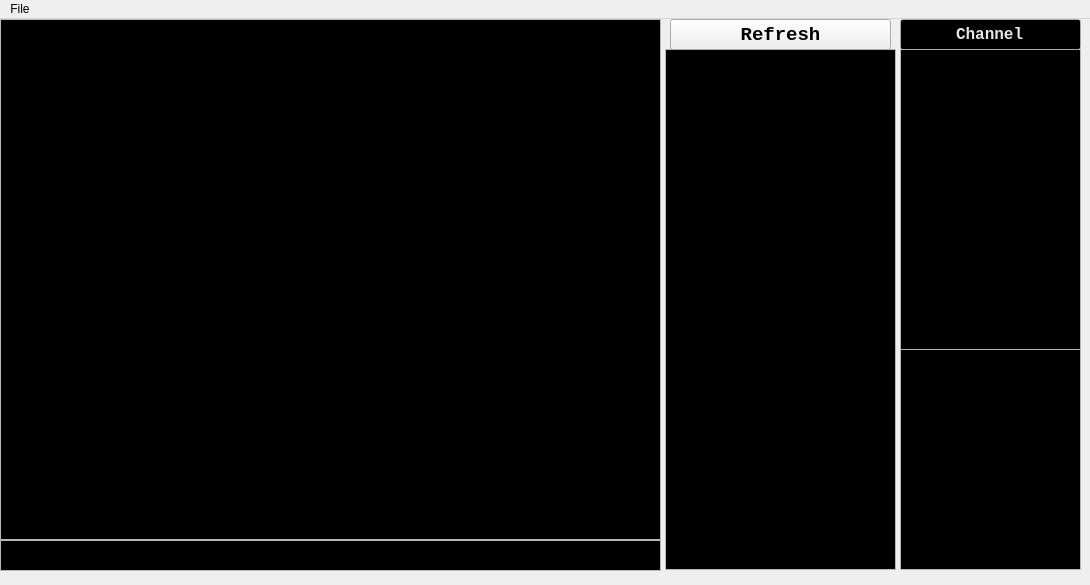
<?xml version="1.0" encoding="UTF-8"?>
<ui version="4.0">
 <class>MainGUI</class>
 <widget class="QMainWindow" name="MainGUI">
  <property name="geometry">
   <rect>
    <x>0</x>
    <y>0</y>
    <width>1090</width>
    <height>585</height>
   </rect>
  </property>
  <property name="minimumSize">
   <size>
    <width>500</width>
    <height>200</height>
   </size>
  </property>
  <property name="windowTitle">
   <string>GProxy GhostGraz v2.3.4</string>
  </property>
  <property name="windowIcon">
   <iconset resource="resources.qrc">
    <normaloff>:/images/GProxy.gif</normaloff>:/images/GProxy.gif</iconset>
  </property>
  <widget class="QWidget" name="centralwidget">
   <property name="palette">
    <palette>
     <active>
      <colorrole role="Text">
       <brush brushstyle="SolidPattern">
        <color alpha="255">
         <red>230</red>
         <green>230</green>
         <blue>230</blue>
        </color>
       </brush>
      </colorrole>
      <colorrole role="Base">
       <brush brushstyle="SolidPattern">
        <color alpha="255">
         <red>0</red>
         <green>0</green>
         <blue>0</blue>
        </color>
       </brush>
      </colorrole>
     </active>
     <inactive>
      <colorrole role="Text">
       <brush brushstyle="SolidPattern">
        <color alpha="255">
         <red>230</red>
         <green>230</green>
         <blue>230</blue>
        </color>
       </brush>
      </colorrole>
      <colorrole role="Base">
       <brush brushstyle="SolidPattern">
        <color alpha="255">
         <red>0</red>
         <green>0</green>
         <blue>0</blue>
        </color>
       </brush>
      </colorrole>
     </inactive>
     <disabled>
      <colorrole role="Text">
       <brush brushstyle="SolidPattern">
        <color alpha="255">
         <red>120</red>
         <green>120</green>
         <blue>120</blue>
        </color>
       </brush>
      </colorrole>
      <colorrole role="Base">
       <brush brushstyle="SolidPattern">
        <color alpha="255">
         <red>0</red>
         <green>0</green>
         <blue>0</blue>
        </color>
       </brush>
      </colorrole>
     </disabled>
    </palette>
   </property>
   <property name="font">
    <font>
     <family>Courier New</family>
     <pointsize>14</pointsize>
     <weight>75</weight>
     <bold>true</bold>
    </font>
   </property>
   <widget class="QPlainTextEdit" name="inputTextArea">
    <property name="geometry">
     <rect>
      <x>0</x>
      <y>521</y>
      <width>661</width>
      <height>31</height>
     </rect>
    </property>
    <property name="font">
     <font>
      <family>Courier New</family>
      <pointsize>10</pointsize>
     </font>
    </property>
    <property name="styleSheet">
     <string notr="true"/>
    </property>
    <property name="plainText">
     <string/>
    </property>
   </widget>
   <widget class="ClickableListWidget" name="channelList">
    <property name="geometry">
     <rect>
      <x>900</x>
      <y>30</y>
      <width>181</width>
      <height>301</height>
     </rect>
    </property>
    <property name="contextMenuPolicy">
     <enum>Qt::CustomContextMenu</enum>
    </property>
    <property name="editTriggers">
     <set>QAbstractItemView::NoEditTriggers</set>
    </property>
    <property name="selectionMode">
     <enum>QAbstractItemView::SingleSelection</enum>
    </property>
   </widget>
   <widget class="ClickableListWidget" name="friendList">
    <property name="geometry">
     <rect>
      <x>900</x>
      <y>330</y>
      <width>181</width>
      <height>221</height>
     </rect>
    </property>
    <property name="contextMenuPolicy">
     <enum>Qt::CustomContextMenu</enum>
    </property>
    <property name="editTriggers">
     <set>QAbstractItemView::NoEditTriggers</set>
    </property>
    <property name="selectionMode">
     <enum>QAbstractItemView::NoSelection</enum>
    </property>
   </widget>
   <widget class="ClickableListWidget" name="gameList">
    <property name="geometry">
     <rect>
      <x>665</x>
      <y>30</y>
      <width>231</width>
      <height>521</height>
     </rect>
    </property>
    <property name="font">
     <font>
      <weight>75</weight>
      <bold>true</bold>
     </font>
    </property>
    <property name="contextMenuPolicy">
     <enum>Qt::NoContextMenu</enum>
    </property>
    <property name="horizontalScrollBarPolicy">
     <enum>Qt::ScrollBarAlwaysOff</enum>
    </property>
    <property name="editTriggers">
     <set>QAbstractItemView::NoEditTriggers</set>
    </property>
    <property name="selectionMode">
     <enum>QAbstractItemView::SingleSelection</enum>
    </property>
   </widget>
   <widget class="QLineEdit" name="titleLabel">
    <property name="geometry">
     <rect>
      <x>900</x>
      <y>0</y>
      <width>181</width>
      <height>31</height>
     </rect>
    </property>
    <property name="palette">
     <palette>
      <active>
       <colorrole role="Base">
        <brush brushstyle="SolidPattern">
         <color alpha="255">
          <red>0</red>
          <green>0</green>
          <blue>0</blue>
         </color>
        </brush>
       </colorrole>
      </active>
      <inactive>
       <colorrole role="Base">
        <brush brushstyle="SolidPattern">
         <color alpha="255">
          <red>0</red>
          <green>0</green>
          <blue>0</blue>
         </color>
        </brush>
       </colorrole>
      </inactive>
      <disabled>
       <colorrole role="Base">
        <brush brushstyle="SolidPattern">
         <color alpha="255">
          <red>0</red>
          <green>0</green>
          <blue>0</blue>
         </color>
        </brush>
       </colorrole>
      </disabled>
     </palette>
    </property>
    <property name="font">
     <font>
      <family>Courier New</family>
      <pointsize>12</pointsize>
      <weight>75</weight>
      <bold>true</bold>
     </font>
    </property>
    <property name="cursor">
     <cursorShape>BlankCursor</cursorShape>
    </property>
    <property name="text">
     <string>Channel</string>
    </property>
    <property name="alignment">
     <set>Qt::AlignCenter</set>
    </property>
    <property name="readOnly">
     <bool>true</bool>
    </property>
   </widget>
   <widget class="QPushButton" name="refreshButton">
    <property name="geometry">
     <rect>
      <x>670</x>
      <y>0</y>
      <width>221</width>
      <height>31</height>
     </rect>
    </property>
    <property name="text">
     <string>Refresh</string>
    </property>
   </widget>
   <widget class="MTextEdit" name="outputTextArea">
    <property name="geometry">
     <rect>
      <x>0</x>
      <y>0</y>
      <width>661</width>
      <height>521</height>
     </rect>
    </property>
    <property name="font">
     <font>
      <family>Arial</family>
      <pointsize>9</pointsize>
      <weight>50</weight>
      <bold>false</bold>
     </font>
    </property>
    <property name="autoFillBackground">
     <bool>true</bool>
    </property>
    <property name="undoRedoEnabled">
     <bool>true</bool>
    </property>
    <property name="readOnly">
     <bool>true</bool>
    </property>
    <property name="html">
     <string>&lt;!DOCTYPE HTML PUBLIC &quot;-//W3C//DTD HTML 4.0//EN&quot; &quot;http://www.w3.org/TR/REC-html40/strict.dtd&quot;&gt;
&lt;html&gt;&lt;head&gt;&lt;meta name=&quot;qrichtext&quot; content=&quot;1&quot; /&gt;&lt;style type=&quot;text/css&quot;&gt;
p, li { white-space: pre-wrap; }
&lt;/style&gt;&lt;/head&gt;&lt;body style=&quot; font-family:'Arial'; font-size:9pt; font-weight:400; font-style:normal;&quot;&gt;
&lt;p style=&quot;-qt-paragraph-type:empty; margin-top:0px; margin-bottom:0px; margin-left:0px; margin-right:0px; -qt-block-indent:0; text-indent:0px;&quot;&gt;&lt;br /&gt;&lt;/p&gt;&lt;/body&gt;&lt;/html&gt;</string>
    </property>
    <property name="textInteractionFlags">
     <set>Qt::TextBrowserInteraction</set>
    </property>
   </widget>
  </widget>
  <widget class="QMenuBar" name="menuBar">
   <property name="geometry">
    <rect>
     <x>0</x>
     <y>0</y>
     <width>1090</width>
     <height>21</height>
    </rect>
   </property>
   <widget class="QMenu" name="fileMenu">
    <property name="title">
     <string>File</string>
    </property>
    <addaction name="optionsAction"/>
    <addaction name="separator"/>
    <addaction name="restartAction"/>
    <addaction name="exitAction"/>
   </widget>
   <addaction name="fileMenu"/>
  </widget>
  <action name="optionsAction">
   <property name="icon">
    <iconset resource="resources.qrc">
     <normaloff>:/images/Tool.png</normaloff>:/images/Tool.png</iconset>
   </property>
   <property name="text">
    <string>Options</string>
   </property>
  </action>
  <action name="exitAction">
   <property name="icon">
    <iconset resource="resources.qrc">
     <normaloff>:/images/Cancel.png</normaloff>:/images/Cancel.png</iconset>
   </property>
   <property name="text">
    <string>Exit</string>
   </property>
  </action>
  <action name="restartAction">
   <property name="icon">
    <iconset resource="resources.qrc">
     <normaloff>:/images/Refresh.png</normaloff>:/images/Refresh.png</iconset>
   </property>
   <property name="text">
    <string>Restart</string>
   </property>
  </action>
 </widget>
 <customwidgets>
  <customwidget>
   <class>ClickableListWidget</class>
   <extends>QListWidget</extends>
   <header>widget/ClickableListWidget.h</header>
   <slots>
    <signal>clicked(QMouseEvent*)</signal>
   </slots>
  </customwidget>
  <customwidget>
   <class>MTextEdit</class>
   <extends>QTextEdit</extends>
   <header>widget/MTextEdit.h</header>
  </customwidget>
 </customwidgets>
 <resources>
  <include location="resources.qrc"/>
 </resources>
 <connections>
  <connection>
   <sender>exitAction</sender>
   <signal>triggered()</signal>
   <receiver>MainGUI</receiver>
   <slot>close()</slot>
   <hints>
    <hint type="sourcelabel">
     <x>-1</x>
     <y>-1</y>
    </hint>
    <hint type="destinationlabel">
     <x>542</x>
     <y>277</y>
    </hint>
   </hints>
  </connection>
  <connection>
   <sender>gameList</sender>
   <signal>clicked(QMouseEvent*)</signal>
   <receiver>MainGUI</receiver>
   <slot>onGameListItemClicked(QMouseEvent*)</slot>
   <hints>
    <hint type="sourcelabel">
     <x>780</x>
     <y>311</y>
    </hint>
    <hint type="destinationlabel">
     <x>542</x>
     <y>277</y>
    </hint>
   </hints>
  </connection>
  <connection>
   <sender>titleLabel</sender>
   <signal>textChanged(QString)</signal>
   <receiver>MainGUI</receiver>
   <slot>onTitleLabelTextChanged()</slot>
   <hints>
    <hint type="sourcelabel">
     <x>990</x>
     <y>31</y>
    </hint>
    <hint type="destinationlabel">
     <x>542</x>
     <y>277</y>
    </hint>
   </hints>
  </connection>
  <connection>
   <sender>channelList</sender>
   <signal>customContextMenuRequested(QPoint)</signal>
   <receiver>MainGUI</receiver>
   <slot>onChannelContextMenu(QPoint)</slot>
   <hints>
    <hint type="sourcelabel">
     <x>990</x>
     <y>191</y>
    </hint>
    <hint type="destinationlabel">
     <x>542</x>
     <y>277</y>
    </hint>
   </hints>
  </connection>
  <connection>
   <sender>friendList</sender>
   <signal>customContextMenuRequested(QPoint)</signal>
   <receiver>MainGUI</receiver>
   <slot>onFriendsContextMenu(QPoint)</slot>
   <hints>
    <hint type="sourcelabel">
     <x>990</x>
     <y>461</y>
    </hint>
    <hint type="destinationlabel">
     <x>542</x>
     <y>277</y>
    </hint>
   </hints>
  </connection>
  <connection>
   <sender>refreshButton</sender>
   <signal>clicked()</signal>
   <receiver>MainGUI</receiver>
   <slot>onRefreshButtonClicked()</slot>
   <hints>
    <hint type="sourcelabel">
     <x>780</x>
     <y>32</y>
    </hint>
    <hint type="destinationlabel">
     <x>542</x>
     <y>277</y>
    </hint>
   </hints>
  </connection>
  <connection>
   <sender>channelList</sender>
   <signal>clicked(QMouseEvent*)</signal>
   <receiver>MainGUI</receiver>
   <slot>onChannellistItemClicked(QMouseEvent*)</slot>
   <hints>
    <hint type="sourcelabel">
     <x>990</x>
     <y>191</y>
    </hint>
    <hint type="destinationlabel">
     <x>542</x>
     <y>277</y>
    </hint>
   </hints>
  </connection>
  <connection>
   <sender>friendList</sender>
   <signal>clicked(QMouseEvent*)</signal>
   <receiver>MainGUI</receiver>
   <slot>onFriendlistItemClicked(QMouseEvent*)</slot>
   <hints>
    <hint type="sourcelabel">
     <x>990</x>
     <y>461</y>
    </hint>
    <hint type="destinationlabel">
     <x>542</x>
     <y>277</y>
    </hint>
   </hints>
  </connection>
  <connection>
   <sender>optionsAction</sender>
   <signal>triggered()</signal>
   <receiver>MainGUI</receiver>
   <slot>showConfigDialog()</slot>
   <hints>
    <hint type="sourcelabel">
     <x>-1</x>
     <y>-1</y>
    </hint>
    <hint type="destinationlabel">
     <x>542</x>
     <y>277</y>
    </hint>
   </hints>
  </connection>
  <connection>
   <sender>restartAction</sender>
   <signal>triggered()</signal>
   <receiver>MainGUI</receiver>
   <slot>onRestart()</slot>
   <hints>
    <hint type="sourcelabel">
     <x>-1</x>
     <y>-1</y>
    </hint>
    <hint type="destinationlabel">
     <x>543</x>
     <y>285</y>
    </hint>
   </hints>
  </connection>
 </connections>
 <slots>
  <slot>showConfigDialog()</slot>
  <slot>onGameListItemClicked(QMouseEvent*)</slot>
  <slot>onInputTextAreaTextChanged()</slot>
  <slot>onTitleLabelTextChanged()</slot>
  <slot>onRefreshButtonClicked()</slot>
  <slot>onChannelContextMenu(QPoint)</slot>
  <slot>onFriendsContextMenu(QPoint)</slot>
  <slot>onChannellistItemClicked(QMouseEvent*)</slot>
  <slot>onFriendlistItemClicked(QMouseEvent*)</slot>
  <slot>onRestart()</slot>
 </slots>
</ui>
